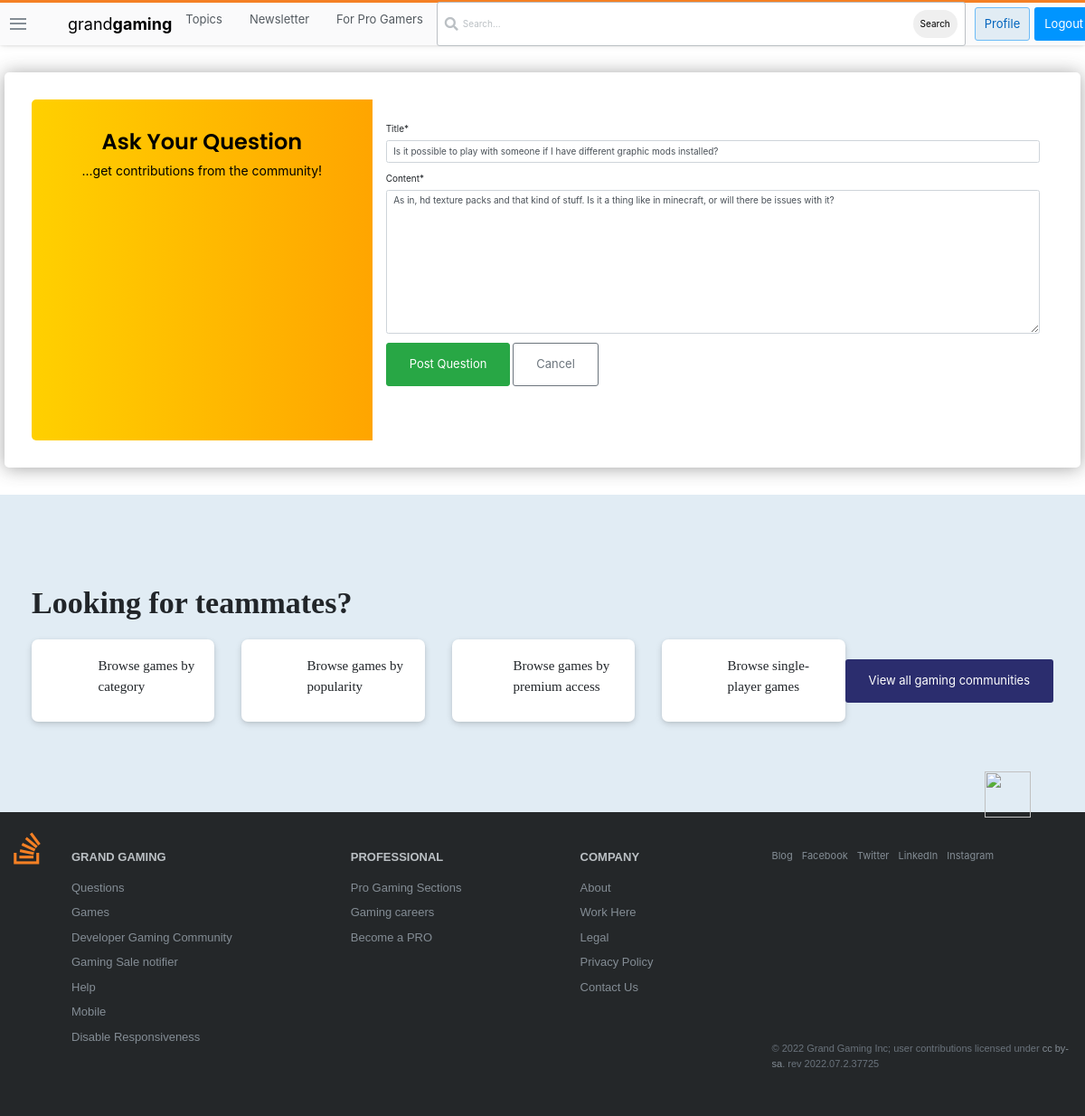
The app's page /questions/4/update/ (signed in) with its own data.
### forumbase/models.py (models this page shows, shortened)
class Question(models.Model):
    user = models.ForeignKey(User, on_delete=models.CASCADE)
    title = models.CharField(max_length=10000)
    content = RichTextField()
    likes = models.ManyToManyField(User, related_name='question_post')
    date_created = models.DateTimeField(default=timezone.now)

### forumbase/views.py (the view, shortened to what this page needs)
# urls.py: path('questions/<int:pk>/update/', views.QuestionUpdateView.as_view(), name="question-update"),
class QuestionUpdateView(UserPassesTestMixin, LoginRequiredMixin, UpdateView):
    model = Question
    fields = ['title', 'content']
    def test_func(self):
        questions = self.get_object()
        if self.request.user == questions.user:
            return True
        return False

### forumbase/templates/forumbase/question_form.html (shortened to what this page needs)
{% extends 'base.html' %}
{% load static %}
{% load crispy_forms_tags %}
{% block content %}
    <!DOCTYPE html>
    <html lang="en">
    <head>
    </head>
    <body>
        <div class="page-content page-container" id="page-content">
            <div class="padding">
                <div class="row  d-flex justify-content-center">
                        <div class="card user-card-full">
                            <div class="row m-l-0 m-r-0">
                                <div class="col-sm-4 bg-c-lite-green user-profile">
                                    <div class="card-block text-center text-white">
                                        <h6 class="f-w-600" style="font-size: 24px; color: black;">Ask Your Question</h6>
                                        <p style="font-size: 14px; color: black;">...get contributions from the community!</p>
                                    </div>
                                </div>
                                <div class="col-sm-8">
                                    <div class="card-block">
                                        </div>
                                        <form action="" method="POST" enctype="multipart/form-data">
                                                {{form|crispy}}
                                                <button class="btn btn-success" id="logout-btn" type="submit">Post Question</button>
                                                <a style="text-decoration: none; " class="btn btn-outline-secondary" href="">Cancel</a>
                                        </form>
                                        <ul class="social-link list-unstyled m-t-40 m-b-10">
                                            <li></li>
                                            <li></li>
                                            <li></li>
                                        </ul>
                                    </div>
                                </div>
                            </div>
                        </div>
                    </div>
                </div>
    </body>
    </html>
{% endblock content %}

### static/main.css (style rules this page uses)
:root { --white: #fff; --black: #0c0d0e; --orange: #f48024; --yellow: #fbf2d4; --green: #5eba7d; --blue: #0077cc; --powder: #e1ecf4; --red: #d1383d; --black-025: #fafafb; --black-050: #eff0f1; --black-075: #e4e6e8; --black-100: #d6d9dc; --black-150: #c8ccd0; --black-200: #bbc0c4; --black-300: #9fa6ad; --black-350: #9199a1; --black-400: #848d95; --black-500: #6a737c; --black-600: #535a60; --black-700: #3c4146; --black-750: #2f3337; --black-800: #242729; --black-900: #0c0d0e; --orange-050: #fff7f2; --orange-100: #fee3cf; --orange-200: #fcd0ad; --orange-300: #f7aa6d; --orange-400: #f48024; --orange-500: #f2720c; --orange-600: #da670b; --orange-700: #bd5c00; --orange-800: #a35200; --orange-900: #874600; --blue-050: #f2f9ff; --blue-100: #cfeafe; --blue-200: #addafc; --blue-300: #6cbbf7; --blue-400: #379fef; --blue-500: #0095ff; --blue-600: #0077cc; --blue-700: #0064bd; --blue-800: #0054a3; --blue-900: #004487; --powder-050: #f4f8fb; --powder-100: #e1ecf4; --powder-200: #d1e5f1; --powder-300: #b3d3ea; --powder-400: #a0c7e4; --powder-500: #7aa7c7; --powder-600: #5b8db1; --powder-700: #39739d; --powder-800: #2c5777; --powder-900: #1e3c52; --green-025: #eef8f1; --green-050: #dcf0e2; --green-100: #cae8d4; --green-200: #a6d9b7; --green-300: #82ca9a; --green-400: #5eba7d; --green-500: #48a868; --green-600: #3d8f58; --green-700: #2f6f44; --green-800: #29603b; --green-900: #1e472c; --yellow-050: #fdf7e3; --yellow-100: #fbf2d4; --yellow-200: #f1e5bc; --yellow-300: #e6d178; --yellow-400: #e9c63f; --yellow-500: #ddb624; --yellow-600: #cea51b; --yellow-700: #b89516; --yellow-800: #9f8010; --yellow-900: #826a0b; --red-050: #fdf3f4; --red-100: #f9d3d7; --red-200: #f4b4bb; --red-300: #e87c87; --red-400: #de535e; --red-500: #d1383d; --red-600: #c02d2e; --red-700: #ac2726; --red-800: #942121; --red-900: #7a1819; --gold: #ffcc01; --gold-lighter: #fff4d1; --gold-darker: #f1b600; --silver: #b4b8bc; --silver-lighter: #e8e8e8; --silver-darker: #9a9c9f; --bronze: #caa789; --bronze-lighter: #f2e9e1; --bronze-darker: #ab825f; --fc-dark: #0c0d0e; --fc-medium: #3c4146; --fc-light: #6a737c; --focus-ring: rgba(0,149,255,0.15); --focus-ring-success: rgba(166,217,183,0.4); --focus-ring-warning: rgba(233,198,63,0.4); --focus-ring-error: rgba(192,45,46,0.15); --focus-ring-muted: rgba(36,39,41,0.1); --bs-sm: 0 1px 2px rgba(0,0,0,0.05),0 1px 4px rgba(0,0,0,0.05),0 2px 8px rgba(0,0,0,0.05); --bs-md: 0 1px 3px rgba(0,0,0,0.06),0 2px 6px rgba(0,0,0,0.06),0 3px 8px rgba(0,0,0,0.09); --bs-lg: 0 1px 4px rgba(0,0,0,0.09),0 3px 8px rgba(0,0,0,0.09),0 4px 13px rgba(0,0,0,0.13); --scrollbar: rgba(0,0,0,0.2); --highlight-bg: #f6f6f6; --highlight-color: #2f3337; --highlight-comment: #656e77; --highlight-punctuation: var(--black-600); --highlight-namespace: #b75501; --highlight-attribute: #015692; --highlight-literal: #b75501; --highlight-symbol: #803378; --highlight-keyword: #015692; --highlight-variable: #54790d; --highlight-addition: #2f6f44; --highlight-deletion: #c02d2e; --dark-blue:#2b2d6e; --magnolia:#f7f6f9; }
*, *::before, *::after { margin: 0; padding: 0; box-sizing: border-box; }
html { font-family: Arial, "Helvetica Neue", Helvetica, sans-serif; font-size: 10px; color: var(--black-800); }
ul { list-style: none; }
a { text-decoration: none; color: var(--blue-600); cursor: pointer; }
.btn { text-align: center; font-size: 1.3rem; border-radius: 3px; transition: all 0.5s; padding: 1.3rem 2.5rem; }
.card { flex: 1 auto; flex-basis: calc(33% - 4rem); display: flex; flex-direction: column; background-color: var(--white); box-shadow: var(--bs-sm); padding: 3rem; border-radius: 0.7rem; margin: 2rem; position: relative; }

### records on screen
Question: title "Is it possible to play with someone if I have different graphic mods installed?", content "As in, hd texture packs and that kind of stuff. Is it a thing like in minecraft, or will there be issues with it?"
